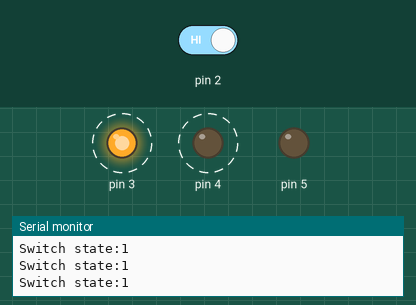
The sketch below on a simulated Arduino Uno, built with avr-gcc and run on an emulated ATmega328P. On the bench: output pins drawn as LEDs (lit = HIGH), the last lines printed to the serial monitor. Dashed ring = blinking. Inputs (shaded band) come from the test bench; at power-on: pin 2 HIGH.

Above: at 1.2 s.
1.3 s: pin 2 driven LOW
At 2.5 s:
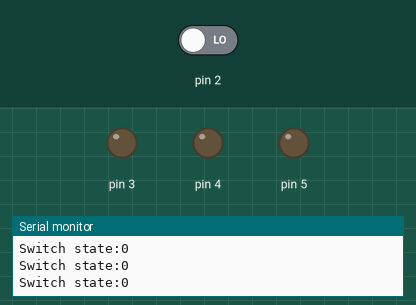
2.8 s: pin 2 driven HIGH
At 3.62 s:
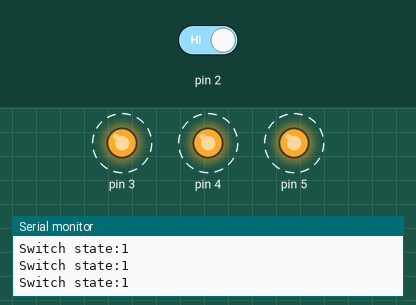
Timing chart, 0 to 11.8 s (numbered marks = the images above; inputs shaded):
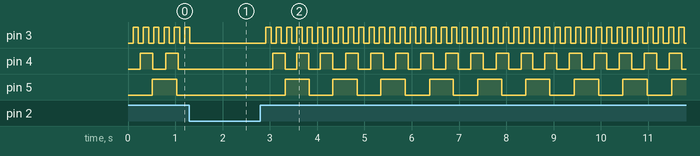

The sketch:

lightboard.ino
```cpp
#include "lightboard.h";
int switchState = 0;
LedState ledStates[3];
LedState redA = {3, 100, 0};
LedState redB = {4, 250, 0};
LedState blue = {5, 500, 0};

void setup () {
  ledStates[0] = redA;
  ledStates[1] = redB;
  ledStates[2] = blue;

  pinMode(2, INPUT);
  pinMode(redA.pinNumber, OUTPUT);
  pinMode(redB.pinNumber, OUTPUT);
  pinMode(blue.pinNumber, OUTPUT);

  Serial.begin(9600);
  Serial.write("\nSetup complete...");
}

void loop() {
  switchState = digitalRead(2);
  Serial.print("\nSwitch state:");
  Serial.print(switchState);
  (switchState == 0) ? stopBlink() : startBlink();
}

bool isLedOn(LedState *led) {
  !!digitalRead(led->pinNumber);
}

void turnOn(LedState *led) {
  digitalWrite(led->pinNumber, HIGH);
//  Serial.print("\nON:");
//  print_led(led);
}

void turnOff(LedState *led) {
  digitalWrite(led->pinNumber, LOW);
//  Serial.print("\nOFF:");
//  print_led(led);
}

void toggle(LedState *led) {
  int ts = millis();
  if((ts - led->lastChangeTS) < led->delayMS) return;

  digitalWrite( led->pinNumber, !digitalRead(led->pinNumber));
  led->lastChangeTS = ts;
}

void print_led(LedState *led) {
  Serial.print("PIN:");
  Serial.print(led->pinNumber);
  Serial.print(" DELAY (ms):");
  Serial.print(led->delayMS);
  Serial.print(" LastChange (ms):");
  Serial.print(led->lastChangeTS);
  Serial.print(" ON?:");
  Serial.print(isLedOn(led));
  Serial.print(bitRead(PORTD, led->pinNumber));
}

void startBlink() {
  int currentMS = millis();
  int i;
  for(i=0; i < sizeof(ledStates) / sizeof(LedState); i++) {
    LedState *led = &ledStates[i];
    toggle(led);
  }
}

void stopBlink() {
//  Serial.print("\nStopBlink:");
  int i;
  for(i=0; i < sizeof(ledStates) / sizeof(LedState); i++) {
    LedState *led = &ledStates[i];
    turnOff(led);
    led->lastChangeTS = millis();
  }
}
```

lightboard.h
```cpp
typedef struct {
  int pinNumber;
  int delayMS;
  int lastChangeTS;
} LedState;
```

Measured:
- after the input at 1.3 s, pin 3: goes on until 1.3 s, then stays LOW; pin 4: stops changing and stays LOW; pin 5: stays LOW (without the input it goes to HIGH after 0.24 s)
- after the input at 2.8 s, pin 3: alternates HIGH for 0.11 s and LOW for 0.11 s, starting after 0.12 s; pin 4: alternates HIGH for 0.27 s and LOW for 0.27 s, starting after 0.26 s; pin 5: alternates HIGH for 0.51 s and LOW for 0.51 s, starting after 0.52 s
- by itself, pin 3: alternates HIGH for 0.11 s and LOW for 0.11 s
- by itself, pin 4: alternates HIGH for 0.27 s and LOW for 0.27 s
